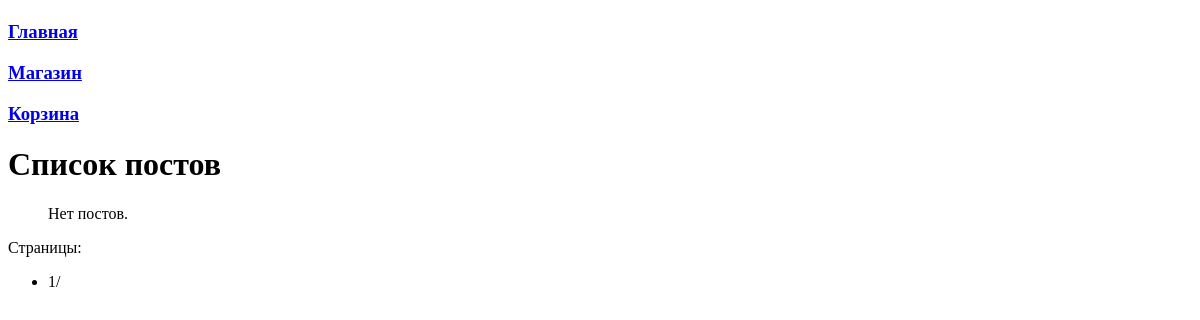
The app's page /posts/, older data.
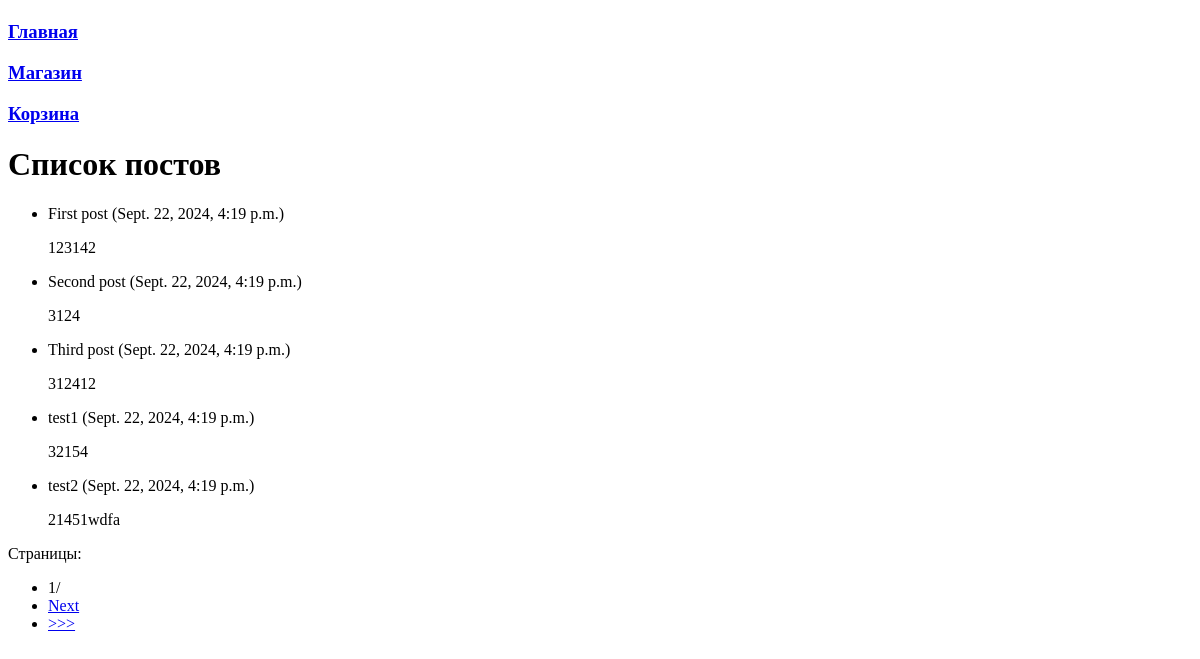
The same page, newer data.
### task3/models.py (models this page shows, shortened)
class Post(models.Model):
    title = models.CharField(max_length=20)
    post = models.TextField()
    data = models.DateTimeField(auto_now_add=True)

### task3/views.py (the view)
# urls.py: path('posts/', post_list)
def post_list(request):
    posts = Post.objects.all()
    paginator = Paginator(posts, 5)
    page_number = request.GET.get('page')
    page_obj = paginator.get_page(page_number)
    return render(request, 'post_list.html', {'page_obj': page_obj})

### templates/post_list.html (shortened to what this page needs)
{% extends 'menu.html' %}
{% block content %}
    <h1>Список постов</h1>
    <ul>
        {% for post in page_obj %}
            <li>
                {{ post.title }} ({{ post.data }})
                <p>{{ post.post }}</p>
            </li>
        {% empty %}
            <p>Нет постов.</p>
        {% endfor %}
    </ul>
    <div class="pagination">
        <p>Страницы:</p>
        <ul>
            <li>{{ page_obj.number }}/{{ paginator.num_pages }}</li>
            {% if page_obj.has_next %}
                <li><a href="?page={{ page_obj.next_page_number }}">Next</a></li>
                <li><a href="?page={{ paginator.num_pages }}">>>></a></li>
            {% endif %}
        </ul>
    </div>
{% endblock %}

### templates/menu.html (shortened to what this page needs)
<!DOCTYPE html>
<html lang="en">
<head>
</head>
<body>
    <nav>
        {% block navigation %}
        <h3><a href="/main"> Главная </a></h3>
        <h3><a href="/main/shop"> Магазин </a></h3>
        <h3><a href="/main/cart"> Корзина </a></h3>
        {% endblock %}
    </nav>
    <main>
        {% block content %}
        {% endblock %}
    </main>
</body>
</html>

Row changes from the older to the newer data that the page shows:
added Post: title "First post", data "Sept. 22, 2024, 4:19 p.m.", post "123142"
added Post: title "Second post", data "Sept. 22, 2024, 4:19 p.m.", post "3124"
added Post: title "Third post", data "Sept. 22, 2024, 4:19 p.m.", post "312412"
added Post: title "test1", data "Sept. 22, 2024, 4:19 p.m.", post "32154"
added Post: title "test2", data "Sept. 22, 2024, 4:19 p.m.", post "21451wdfa"
Text that changed along with them:
text no longer shown: "Нет постов."
text now shown: "Next >>>"
